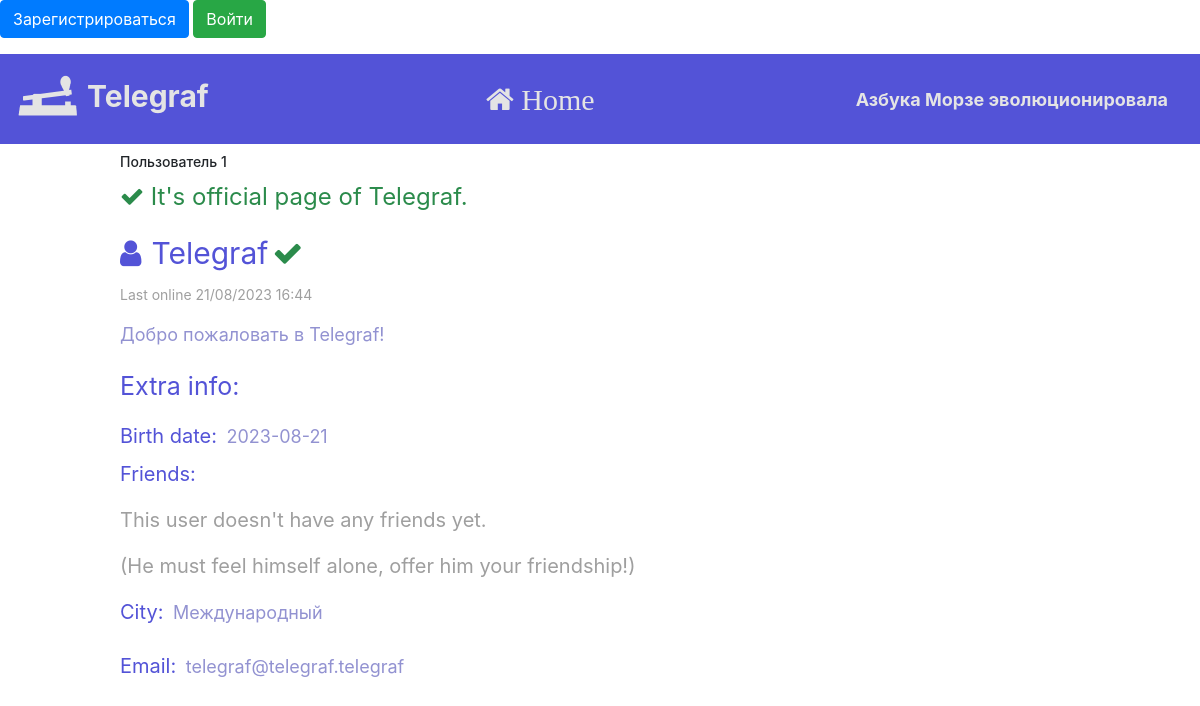
Before: /profile/1 with the older database file.
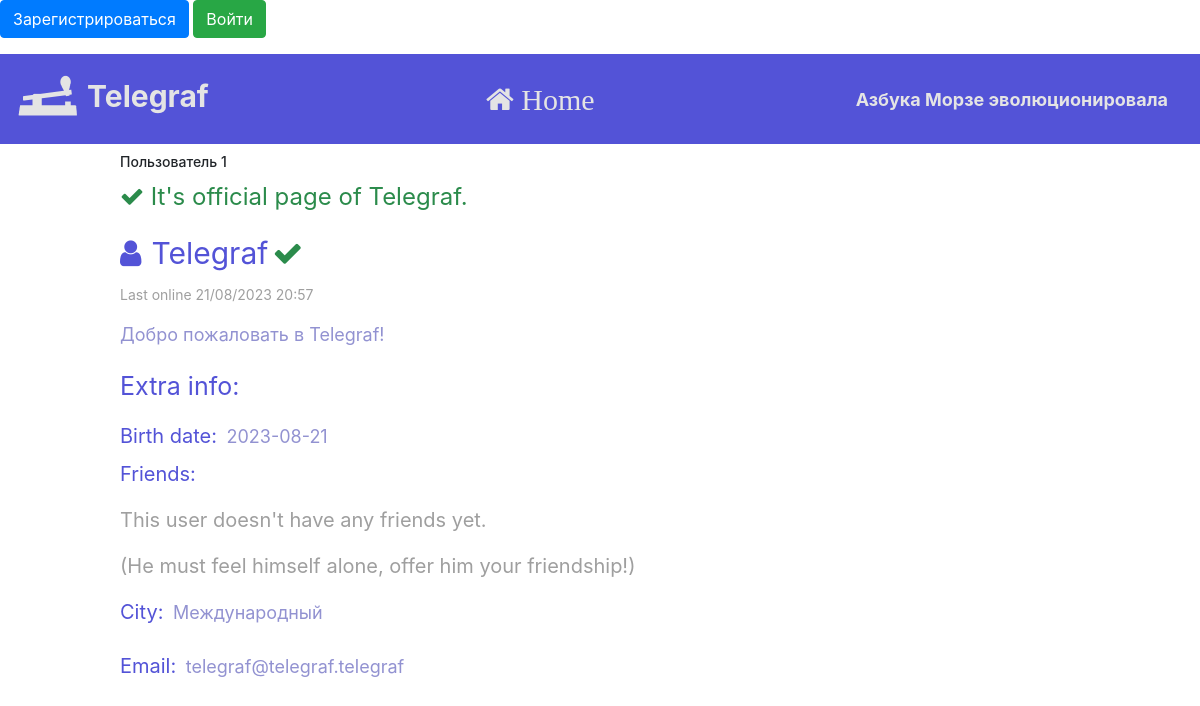
After: the same page with the newer database file.
### data/users.py (models this page shows, shortened)
class User(SqlAlchemyBase, UserMixin, SerializerMixin):
    __tablename__ = 'users'
    id = sqlalchemy.Column(sqlalchemy.Integer,
                           primary_key=True, autoincrement=True)
    username = sqlalchemy.Column(sqlalchemy.String)
    bdate = sqlalchemy.Column(sqlalchemy.Date)
    descript = sqlalchemy.Column(sqlalchemy.String)
    friends = sqlalchemy.Column(sqlalchemy.String, default='')
    city = sqlalchemy.Column(sqlalchemy.String)
    email = sqlalchemy.Column(sqlalchemy.String, unique=True)
    last_online = sqlalchemy.Column(sqlalchemy.DateTime,
                                    default=datetime.datetime.now())
    free_chat = sqlalchemy.Column(sqlalchemy.Boolean)
    hashed_password = sqlalchemy.Column(sqlalchemy.String, nullable=True)
    is_verified = sqlalchemy.Column(sqlalchemy.Boolean, default=False)
    is_blocked = sqlalchemy.Column(sqlalchemy.Boolean, default=False)
    block_reason = sqlalchemy.Column(sqlalchemy.String)

### server.py (the view, shortened to what this page needs)
@app.route('/profile/<int:id>', methods=['GET', 'POST'])
def profile(id):
    agent = request.headers.get('User-Agent')
    is_mobile = ('iphone' or 'android' or 'blackberry') in agent.lower()
    db_sess = db_session.create_session()
    if current_user.is_authenticated:
        current_user.last_online = datetime.datetime.now()
        db_sess.merge(current_user)
        db_sess.commit()
    user = db_sess.query(User).filter(User.id == id).first()
    if user is None:
        return "Пользователя с таким id пока не существует"
    friends = []
    ids = user.friends.split(', ')
    if '' in ids:
        ids.remove('')
    for friend_id in map(int, ids):
        friend = db_sess.query(User).filter(User.id == friend_id).first()
        if friend is not None:
            friends.append(friend)
    our_request = None
    his_request = None
    if current_user.is_authenticated:
        our_request = db_sess.query(FriendshipRequest).filter(FriendshipRequest.from_id == current_user.id,
                                                              FriendshipRequest.to_id == id).first()
        his_request = db_sess.query(FriendshipRequest).filter(FriendshipRequest.to_id == current_user.id,
                                                              FriendshipRequest.from_id == id).first()
    return render_template('profile.html', is_mobile=is_mobile, title=f'Пользователь {id}', user=user, friends=friends, is_our_request=our_request is not None, is_his_request=his_request is not None, request=his_request);

### data/db_session.py (called while the page is built)
def create_session() -> Session:
    global __factory
    return __factory()

### templates/profile.html (shortened to what this page needs)
{% extends "base.html" %}
{% block content %}
<form action="" method="post">
    <h1 style="font-size: 14px; margin-top: 10px;">{{title}}</h1>
    {% if user.id == 1 %}
    <p style="color: #2b8b4b; font-size: 24px;"><i class="fa fa-check"></i>  It's official page of Telegraf.</p>
    {% endif %}
    <label style="font-size: 30px; color: #5353d7"><span class="fa fa-user" style="margin-right: 10px"></span>{{ user.username }}    </label>
    {% if user.is_verified %}
    <span style="color: #2b8b4b; font-size: 30px" class="fa fa-check"></span>
    {% endif %}
    <p style="font-size: 14px; color: #9f9f9f">Last online {{user.last_online.strftime('%d/%m/%Y %H:%M')}}</p>
    <p style="font-size: 18px; color: #9292d1">{{ user.descript }}</p>
    <p style="font-size: 25px; color: #5353d7; margin-top: 20px">Extra info:</p>
    <label style="font-size: 20px; color: #5353d7">Birth date:</label>
    <label style="font-size: 18px; color: #9292d1; margin-left: 5px;">{{ user.bdate }}</label>
    <p style="font-size: 20px; color: #5353d7">Friends:</p>
    {% if friends == [] %}
    {% if user == current_user %}
    <p style="font-size: 20px; color: #9f9f9f">You don't have any friends yet.</p>
    {% else %}
    <p style="font-size: 20px; color: #9f9f9f">This user doesn't have any friends yet.</p>
    <p style="font-size: 20px; color: #9f9f9f">(He must feel himself alone, offer him your friendship!)</p>
    {% endif %}
    {% endif %}
    <label style="font-size: 20px; color: #5353d7">City:</label>
    <label style="font-size: 18px; color: #9292d1; margin-left: 5px;">{{ user.city }}</label>
    <label style="font-size: 20px; color: #5353d7">Email:</label>
    <label style="font-size: 18px; color: #9292d1; margin-left: 5px;">{{ user.email }}</label>
</form>
{% endblock %}

Changed rows visible on the page:
changed User "Telegraf": last_online "21/08/2023 16:44" → "21/08/2023 20:57"
